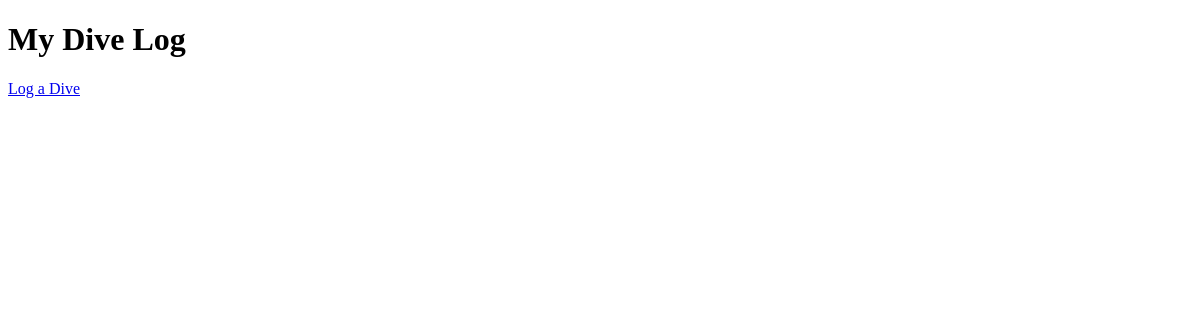
The app's page /, older data.
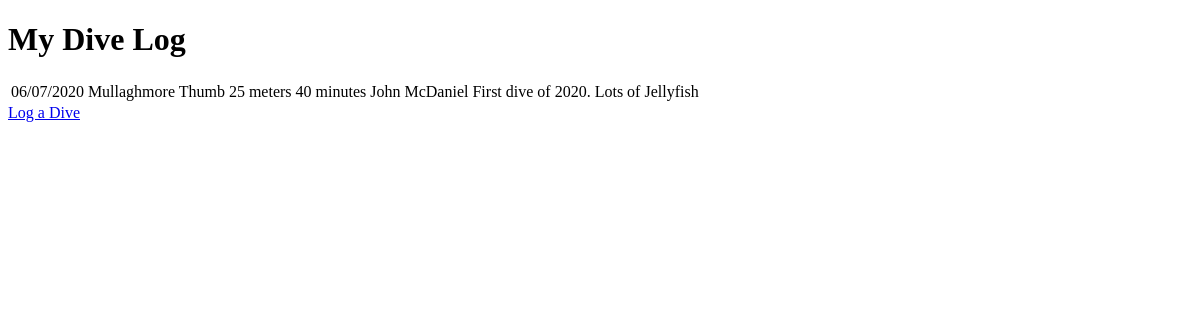
The same page, newer data.
### log/models.py (models this page shows, shortened)
class Item(models.Model):
    date = models.CharField(max_length=50, null=False, blank=False)
    location = models.CharField(max_length=50, null=False, blank=False)
    depth = models.CharField(max_length=50, null=False, blank=False)
    time = models.CharField(max_length=50, null=False, blank=False)
    buddy = models.CharField(max_length=50, null=False, blank=False)
    note = models.TextField(max_length=50, null=True, blank=True)

### log/views.py (the view)
# urls.py: path('', get_logpage, name='get_logpage'),
def get_logpage(request):
    items = Item.objects.all()
    context = {
        'items': items
    }
    return render(request, "log/logpage.html", context)

### log/templates/log/logpage.html (shortened to what this page needs)
<!DOCTYPE html>
<html lang="en">
<head>
</head>
<body>
    <h1>My Dive Log</h1>
    <table>
        {% for item in items %}
            <tr>
                <td>{{ item.date }}</td>
                <td>{{ item.location }}</td>
                <td>{{ item.depth }}</td>
                <td>{{ item.time }}</td>
                <td>{{ item.buddy }}</td>
                <td>{{ item.note }}</td>
            </tr>
        {% endfor %}
    </table>
    <a href = "/log_a_dive">Log a Dive</a>
</body>
</html>

Row changes from the older to the newer data that the page shows:
added Item: date "06/07/2020", location "Mullaghmore Thumb", depth "25 meters", time "40 minutes", buddy "John McDaniel", note "First dive of 2020. Lots of Jellyfish"
